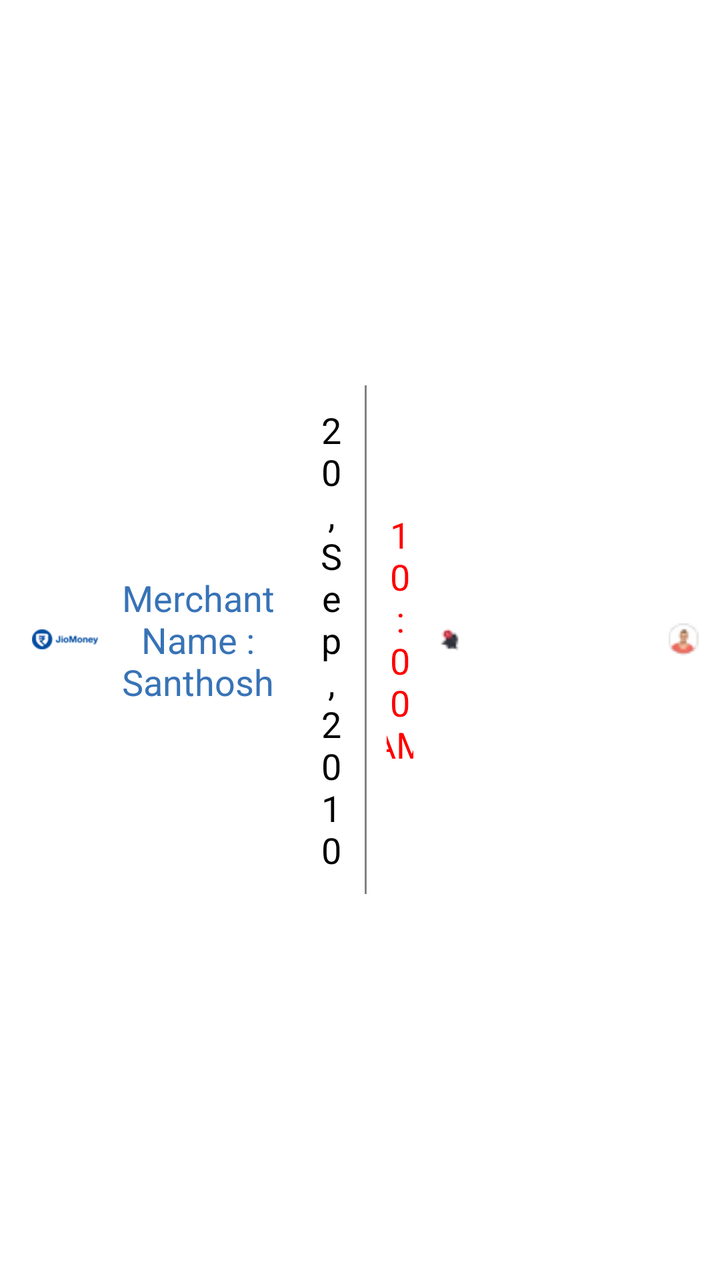
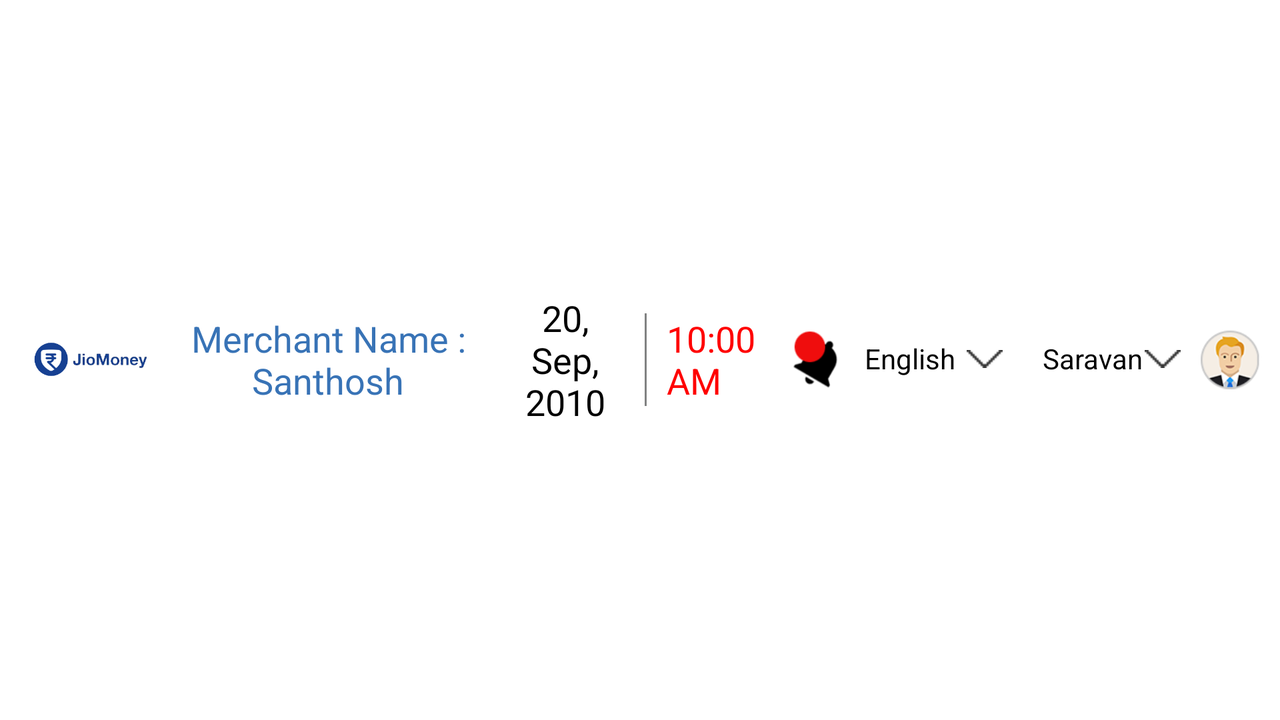

An Android layout and its configuration variant, each rendered on a device that would load it. The default file and the variant file are quoted in full after the pictures.
<!-- AndroidManifest.xml: application theme AppTheme.NoActionBar -->
<!-- res/layout/title_home_tool_bar.xml -->
<?xml version="1.0" encoding="utf-8"?>
<android.support.v7.widget.Toolbar
    android:id="@+id/toolbar"
    android:layout_height="60dp"
    android:layout_width="match_parent"
    android:background="@color/color_white"
    app:theme="@style/ThemeOverlay.AppCompat.Dark.ActionBar"
    app:popupTheme="@style/ThemeOverlay.AppCompat.Light"
    xmlns:android="http://schemas.android.com/apk/res/android"
    xmlns:app="http://schemas.android.com/apk/res-auto">


    <LinearLayout
        android:layout_width="match_parent"
        android:orientation="horizontal"
        android:layout_margin="10dp"
        android:background="@color/color_white"
        android:weightSum="1.0"
        android:layout_height="wrap_content">
        <ImageView
            android:layout_width="0dp"
            android:src="@drawable/ic_logo"
            android:layout_gravity="center"
            android:layout_weight="0.1"
            android:layout_height="wrap_content" />
        <TextView
            android:layout_width="0dp"
            android:text="Merchant Name : Santhosh"
            android:padding="10dp"
            android:layout_weight="0.3"
            android:gravity="center"
            android:textSize="18sp"
            android:layout_gravity="center"
            android:textColor="@color/color_merchant"
            android:layout_height="wrap_content" />
        <TextView
            android:layout_width="0dp"
            android:text="20, Sep, 2010"
            android:layout_weight="0.1"
            android:padding="10dp"
            android:gravity="center"
            android:textSize="18sp"
            android:textColor="@color/color_black"
            android:layout_gravity="center"
            android:layout_height="wrap_content" />
        <View
            android:layout_width="1dp"
            android:layout_height="match_parent"
            android:background="@color/color_bg_title" />
        <TextView
            android:layout_width="0dp"
            android:text="10:00 AM"
            android:layout_weight="0.1"
            android:padding="10dp"
            android:gravity="center"
            android:textSize="18sp"
            android:textColor="@color/color_time"
            android:layout_gravity="center"
            android:layout_height="wrap_content" />
        <ImageView
            android:layout_width="0dp"
            android:src="@drawable/ic_slice"
            android:layout_gravity="center"
            android:layout_weight="0.05"
            android:layout_height="wrap_content" />
        <Spinner
            android:layout_width="0dp"
            android:padding="10dp"
            android:layout_weight="0.15"
            android:layout_gravity="center"
            android:layout_height="wrap_content" />
        <Spinner
            android:layout_width="0dp"
            android:padding="10dp"
            android:layout_weight="0.15"
            android:layout_gravity="center"
            android:layout_height="wrap_content" />

        <ImageView
            android:layout_width="0dp"
            android:src="@drawable/ic_user_avatar"
            android:layout_gravity="center"
            android:layout_weight="0.05"
            android:layout_height="wrap_content" />
    </LinearLayout>
    <View
        android:layout_width="match_parent"
        android:layout_height="2dp"
        android:background="@color/color_bg_title" />

</android.support.v7.widget.Toolbar>
<!-- resources referenced by this layout -->
<resources>
  <color name="color_bg_title">#818282</color>
  <color name="color_black">#000000</color>
  <color name="color_merchant">#3873b6</color>
  <color name="color_time">#FF0000</color>
  <color name="color_white">#FFFFFF</color>
  <!-- drawable ic_logo: png bitmap (drawable, 4254 bytes) -->
  <!-- drawable ic_slice: png bitmap (drawable, 3371 bytes) -->
  <!-- drawable ic_user_avatar: png bitmap (drawable, 3377 bytes) -->
  <style name="AppTheme.NoActionBar">
          <item name="windowActionBar">false</item>
          <item name="windowNoTitle">true</item>
      </style>
</resources>
<!-- res/layout-land/title_home_tool_bar.xml (the author's variant of the layout above) -->
<!-- drawn on the phone turned sideways -->
<?xml version="1.0" encoding="utf-8"?>
<android.support.v7.widget.Toolbar
    android:id="@+id/toolbar"
    android:layout_height="60dp"
    android:layout_width="match_parent"
    android:background="@color/color_white"
    app:theme="@style/ThemeOverlay.AppCompat.Dark.ActionBar"
    app:popupTheme="@style/ThemeOverlay.AppCompat.Light"
    xmlns:android="http://schemas.android.com/apk/res/android"
    xmlns:app="http://schemas.android.com/apk/res-auto">


    <LinearLayout
        android:layout_width="match_parent"
        android:orientation="horizontal"
        android:layout_margin="10dp"
        android:background="@color/color_white"
        android:weightSum="1.0"
        android:layout_height="wrap_content">
        <ImageView
            android:layout_width="0dp"
            android:src="@drawable/jio_logo"
            android:layout_gravity="center"
            android:layout_weight="0.1"
            android:layout_height="40dp" />
        <TextView
            android:layout_width="0dp"
            android:text="Merchant Name : Santhosh"
            android:layout_weight="0.3"
            android:gravity="center"
            android:layout_gravity="center"
            android:textSize="18sp"
            android:textColor="@color/color_merchant"
            android:layout_height="wrap_content" />
        <TextView
            android:layout_width="0dp"
            android:text="20, Sep, 2010"
            android:layout_weight="0.1"
            android:gravity="center"
            android:textSize="18sp"
            android:textColor="@color/color_black"
            android:layout_gravity="center"
            android:layout_height="wrap_content" />
        <View
            android:layout_width="1dp"
            android:layout_height="match_parent"
            android:layout_margin="10dp"
            android:background="@color/color_bg_title" />
        <TextView
            android:layout_width="0dp"
            android:text="10:00 AM"
            android:layout_weight="0.1"
            android:gravity="left"
            android:textSize="18sp"
            android:textColor="@color/color_time"
            android:layout_gravity="center"
            android:layout_height="wrap_content" />
        <ImageView
            android:layout_width="0dp"
            android:src="@drawable/ic_notifications_button_with_label"
            android:layout_gravity="center"
            android:layout_weight="0.05"
            android:layout_height="30dp" />
        <TextView
            android:layout_width="0dp"
            android:padding="10dp"
            android:layout_weight="0.15"
            android:layout_gravity="center"
            android:text="English"
            android:textColor="@color/color_black"
            android:drawableRight="@drawable/ic_arrow_down"
            android:layout_height="40dp" />
        <TextView
            android:layout_width="0dp"
            android:padding="10dp"
            android:layout_weight="0.15"
            android:layout_gravity="center"
            android:text="Saravanan"
            android:textColor="@color/color_black"
            android:drawableRight="@drawable/ic_arrow_down"
            android:layout_height="40dp" />
        <Spinner
            android:layout_width="0dp"
            android:padding="10dp"
            android:layout_weight="0.15"
            android:layout_gravity="center"
            android:visibility="gone"
            android:layout_height="40dp" />
        <Spinner
            android:layout_width="0dp"
            android:padding="10dp"
            android:layout_weight="0.15"
            android:layout_gravity="center"
            android:visibility="gone"
            android:layout_height="40dp" />

        <ImageView
            android:layout_width="0dp"
            android:src="@drawable/avatar"
            android:layout_gravity="center"
            android:layout_weight="0.05"
            android:layout_height="30dp" />
    </LinearLayout>
    <View
        android:layout_width="match_parent"
        android:layout_height="2dp"
        android:background="@color/color_bg_title" />


</android.support.v7.widget.Toolbar>
<!-- resources referenced by the variant -->
<!-- as the phone turned sideways resolves them -->
<resources>
  <color name="color_bg_title">#818282</color>
  <color name="color_black">#000000</color>
  <color name="color_merchant">#3873b6</color>
  <color name="color_time">#FF0000</color>
  <color name="color_white">#FFFFFF</color>
  <!-- drawable avatar: png bitmap (drawable, 7909 bytes) -->
  <!-- drawable ic_arrow_down: png bitmap (drawable, 2865 bytes) -->
  <!-- drawable ic_notifications_button_with_label: png bitmap (drawable, 3931 bytes) -->
  <!-- drawable jio_logo: png bitmap (drawable, 17997 bytes) -->
  <style name="AppTheme.NoActionBar">
          <item name="windowActionBar">false</item>
          <item name="windowNoTitle">true</item>
      </style>
</resources>
